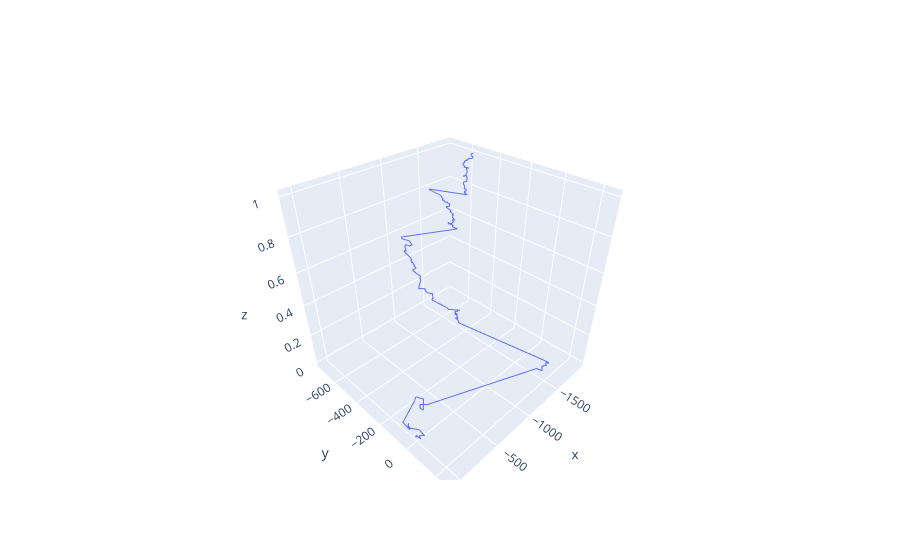
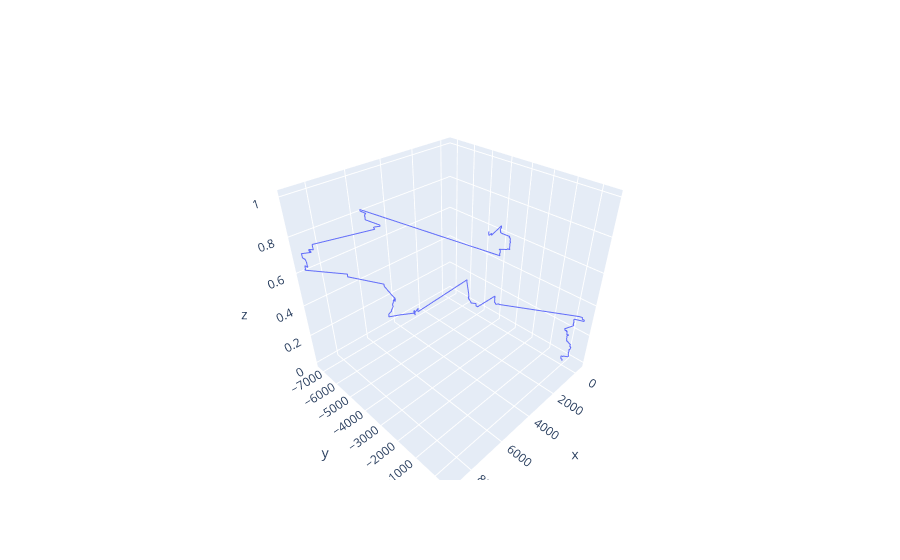
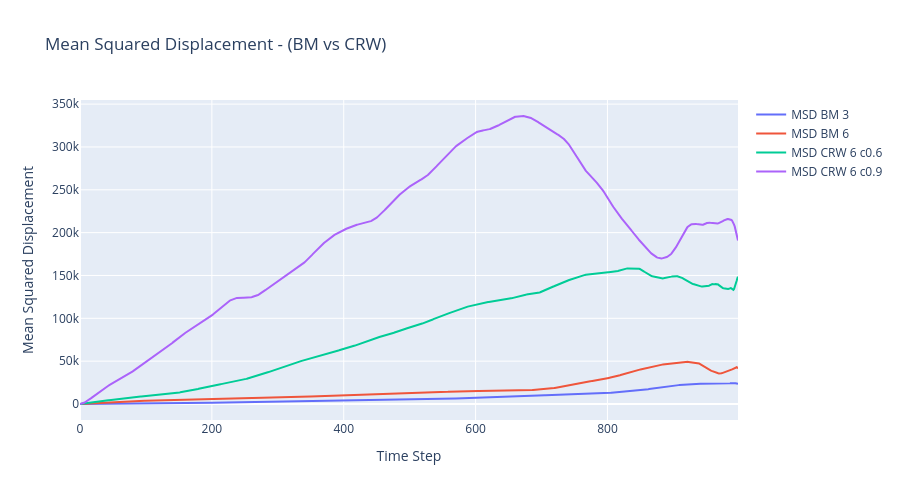

The cell these charts' notebook holds for them, in order:
### Markdown cell above
# Activity 2: Lévy Distribution - N Different Curves

### Code cell
#############################
# Mean Squared Displacement #
#############################
def msd(trajectory):
    """
    Compute the Mean Squared Displacement (MSD) for a given trajectory.
    
    Parameters:
    trajectory: A numpy array containing the trajectory
    
    Returns:
    msd: The MSD as a function of time.
    """
    N = len(trajectory)    
    msd = np.zeros(N-1)
    
    for i in range(1,N):
        displacements = trajectory[i:] - trajectory[:N - i]
        squared_displacements = np.sum(displacements**2, axis=1) # Square each coordinate of the displacement and add them together
        msd[i-1] = np.mean(squared_displacements) # Save the msd
    
    return msd

n_steps = 1000

# Definir las configuraciones de cada tipo de caminata
walks = {
    "BM_3": bm_2d(n_steps, speed=3),
    "BM_6": bm_2d(n_steps, speed=6),
    "CRW_6_c0.6": rw_2d(n_steps, speed=6, c=0.6),
    "CRW_6_c0.9": rw_2d(n_steps, speed=6, c=0.9),
    "Levy_6_alpha1": levy_flight(n_steps, alpha=1, c=0.5),
    "Levy_6_alpha0.7": levy_flight(n_steps, alpha=0.7, c=0.5)
}
# Verificar si alguna caminata devolvió None
for key, df in walks.items():
    if df is None:
        print(f"Error: La función para '{key}' devolvió None.")

# Obtener las trayectorias (solo columnas x_pos y y_pos)
trajectories = {
    key: df[['x_pos', 'y_pos']].values for key, df in walks.items() if isinstance(df, pd.DataFrame) and not df.empty
}

# Calcular MSD para cada trayectoria
msd_values = {key: msd(traj) for key, traj in trajectories.items()}

# Crear la figura
fig = go.Figure()

# Agregar trazas en un loop
for key, df in walks.items():
    if df is None:
        print(f"Advertencia: {key} es None y no se graficará.")
        continue  # Saltar esta iteración si df es None
    
    fig.add_trace(go.Scatter(
        x=df.index,
        y=msd_values.get(key, []),  # Evitar error si key no está en msd_values
        marker=dict(size=2),
        line=dict(width=2),
        mode='lines',
        name=f'MSD {key.replace("_", " ")}',
        showlegend=True
    ))

# Configuración del layout
fig.update_layout(
    title_text="Mean Squared Displacement - (BM vs CRW)",
    autosize=False,
    width=900,
    height=500,
    xaxis=dict(title="Time Step"),
    yaxis=dict(title="Mean Squared Displacement")
)

# Mostrar la gráfica
fig.show()

### Figure 1 — Plotly figure (JSON) as saved in the notebook; plotly's stock layout.template omitted (floating-point values rounded to 4 significant figures; data arrays with more than 128 entries replaced by an {"elided": "..."} marker saying what was removed)
{"data": [{"mode": "lines", "name": "Lévy Flight", "type": "scatter3d", "x": {"elided": "1001 float values"}, "y": {"elided": "1001 float values"}, "z": {"elided": "1001 float values"}}], "layout": {}}

### Figure 2 — Plotly figure (JSON) as saved in the notebook; plotly's stock layout.template omitted (floating-point values rounded to 4 significant figures; data arrays with more than 128 entries replaced by an {"elided": "..."} marker saying what was removed)
{"data": [{"mode": "lines", "name": "Lévy Flight", "type": "scatter3d", "x": {"elided": "1001 float values"}, "y": {"elided": "1001 float values"}, "z": {"elided": "1001 float values"}}], "layout": {}}

### Figure 3 — Plotly figure (JSON) as saved in the notebook; plotly's stock layout.template omitted (floating-point values rounded to 4 significant figures; data arrays with more than 128 entries replaced by an {"elided": "..."} marker saying what was removed)
{"data": [{"line": {"width": 2}, "marker": {"size": 2}, "mode": "lines", "name": "MSD BM 3", "showlegend": true, "type": "scatter", "x": {"elided": "1000 int values"}, "y": {"elided": "999 float values"}}, {"line": {"width": 2}, "marker": {"size": 2}, "mode": "lines", "name": "MSD BM 6", "showlegend": true, "type": "scatter", "x": {"elided": "1000 int values"}, "y": {"elided": "999 float values"}}, {"line": {"width": 2}, "marker": {"size": 2}, "mode": "lines", "name": "MSD CRW 6 c0.6", "showlegend": true, "type": "scatter", "x": {"elided": "1000 int values"}, "y": {"elided": "999 float values"}}, {"line": {"width": 2}, "marker": {"size": 2}, "mode": "lines", "name": "MSD CRW 6 c0.9", "showlegend": true, "type": "scatter", "x": {"elided": "1000 int values"}, "y": {"elided": "999 float values"}}], "layout": {"autosize": false, "height": 500, "title": {"text": "Mean Squared Displacement - (BM vs CRW)"}, "width": 900, "xaxis": {"title": {"text": "Time Step"}}, "yaxis": {"title": {"text": "Mean Squared Displacement"}}}}
